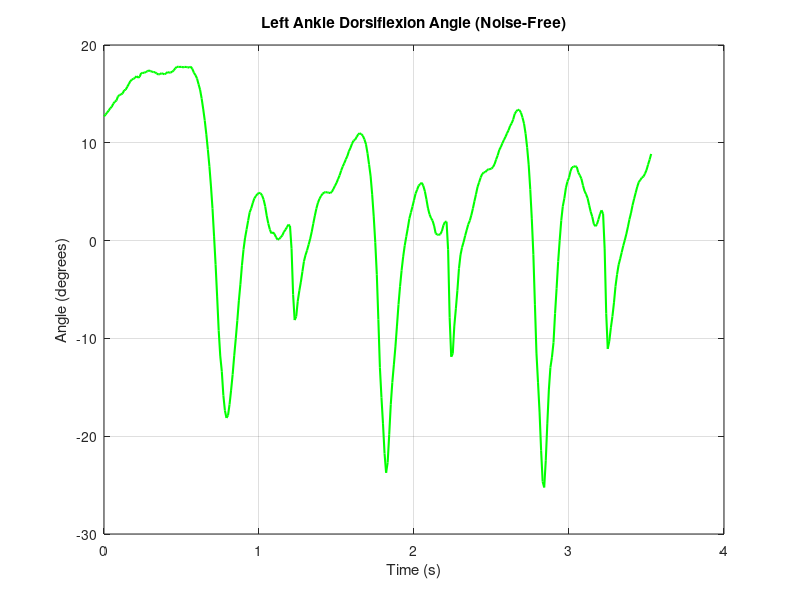
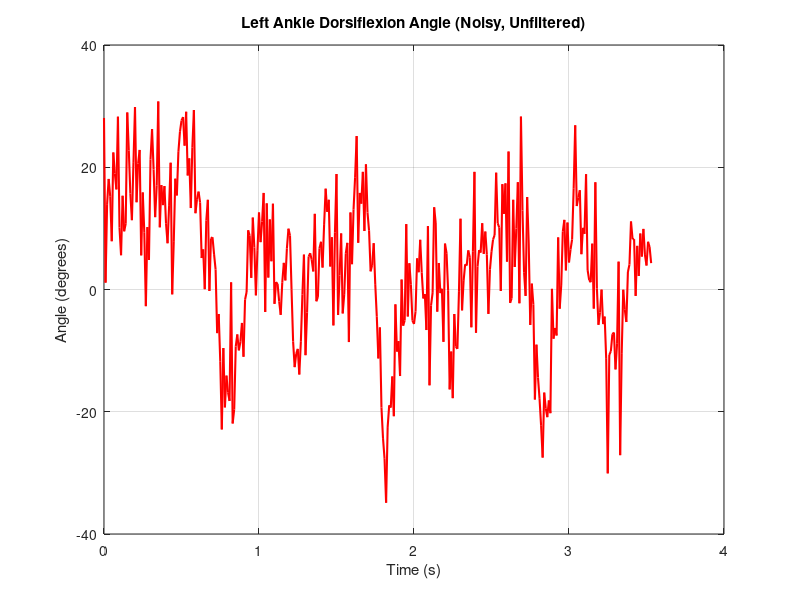

Here is the MATLAB script that generated these plots, in order: (Note: this script raises an error after producing the figures.)
function complete_solution_no_simplifications()
    
    
    clear; close all; clc;
    
   
    load('typical_gait.mat');  
   
    
    n = size(lfoo, 1);    
    dt = mean(diff(time));
    fs = 1/dt;           
    
    %% Compute Noise-Free Left Ankle Dorsiflexion Angle α_LA
    LA_alpha_clean_rad = zeros(n,1);
    for i = 1:n
        %  (28)~(30)
        [x_LT, y_LT, z_LT] = construct_LT_coords(ltio(i,:), lank(i,:), lfeo(i,:));
        %  (34)~(36)
        [x_LP, y_LP, z_LP] = construct_LP_coords(lfoo(i,:), lfop(i,:), lfol(i,:));
        % formulas (13) and (15)
        LA_alpha_clean_rad(i) = compute_alpha_LA_strict(x_LP, y_LP, z_LT);
    end
    LA_alpha_clean_deg = rad2deg(LA_alpha_clean_rad);
    
    figure('Name','Noise-Free LA_\alpha (Degrees)');
    plot(time, LA_alpha_clean_deg, 'g', 'LineWidth', 1.5);
    grid on;
    xlabel('Time (s)');
    ylabel('Angle (degrees)');
    title('Left Ankle Dorsiflexion Angle (Noise-Free)');
    
   % Add Noise and Compute Unfiltered Angle 
    noise_std = 15;  
    ltio_noisy = ltio + noise_std * randn(size(ltio));
    lank_noisy = lank + noise_std * randn(size(lank));
    lfeo_noisy = lfeo + noise_std * randn(size(lfeo));
    lfoo_noisy = lfoo + noise_std * randn(size(lfoo));
    lfop_noisy = lfop + noise_std * randn(size(lfop));
    lfol_noisy = lfol + noise_std * randn(size(lfol));
    
    LA_alpha_noisy_deg = zeros(n,1);
    for i = 1:n
        [x_LT, y_LT, z_LT] = construct_LT_coords(ltio_noisy(i,:), lank_noisy(i,:), lfeo_noisy(i,:));
        [x_LP, y_LP, z_LP] = construct_LP_coords(lfoo_noisy(i,:), lfop_noisy(i,:), lfol_noisy(i,:));
        alpha_rad = compute_alpha_LA_strict(x_LP, y_LP, z_LT);
        LA_alpha_noisy_deg(i) = rad2deg(alpha_rad);
    end
    
    figure('Name','Noisy, Unfiltered LA_\alpha (Degrees)');
    plot(time, LA_alpha_noisy_deg, 'r', 'LineWidth', 1.5);
    grid on;
    xlabel('Time (s)');
    ylabel('Angle (degrees)');
    title('Left Ankle Dorsiflexion Angle (Noisy, Unfiltered)');
    
    %%  Single Filtering: Try Different Cutoff Frequencies and Compute MAE
    fc_values = [0.1, 0.5, 1, 2, 2.5, 3, 3.5, 4, 4.5, 5, 5.5 ,6, 6.5, 10, 15, 20];
    MAE_values = zeros(size(fc_values));
    
    for iCutoff = 1:length(fc_values)
        fc = fc_values(iCutoff);
        
        ltio_filt = zeros(size(ltio_noisy));
        lank_filt = zeros(size(lank_noisy));
        lfeo_filt = zeros(size(lfeo_noisy));
        lfoo_filt = zeros(size(lfoo_noisy));
        lfop_filt = zeros(size(lfop_noisy));
        lfol_filt = zeros(size(lfol_noisy));
        for col = 1:3
            ltio_filt(:,col) = lpfilt(ltio_noisy(:,col), fc, fs);
            lank_filt(:,col) = lpfilt(lank_noisy(:,col), fc, fs);
            lfeo_filt(:,col) = lpfilt(lfeo_noisy(:,col), fc, fs);
            lfoo_filt(:,col) = lpfilt(lfoo_noisy(:,col), fc, fs);
            lfop_filt(:,col) = lpfilt(lfop_noisy(:,col), fc, fs);
            lfol_filt(:,col) = lpfilt(lfol_noisy(:,col), fc, fs);
        end
        
        LA_alpha_filt_deg = zeros(n,1);
        for k = 1:n
            [x_LT, y_LT, z_LT] = construct_LT_coords(ltio_filt(k,:), lank_filt(k,:), lfeo_filt(k,:));
            [x_LP, y_LP, z_LP] = construct_LP_coords(lfoo_filt(k,:), lfop_filt(k,:), lfol_filt(k,:));
            alpha_rad = compute_alpha_LA_strict(x_LP, y_LP, z_LT);
            LA_alpha_filt_deg(k) = rad2deg(alpha_rad);
        end
        
        figure('Name', sprintf('Filtered LA_\\alpha (Degrees) at fc = %.1f Hz', fc));
        plot(time, LA_alpha_filt_deg, 'b', 'LineWidth', 1.5);
        grid on;
        xlabel('Time (s)');
        ylabel('Angle (degrees)');
        title(sprintf('Filtered LA_\\alpha (Degrees) at fc = %.1f Hz', fc));
        
        MAE_values(iCutoff) = mean(abs(LA_alpha_clean_deg - LA_alpha_filt_deg));
        fprintf('fc = %.1f Hz, MAE = %.4f degrees\n', fc, MAE_values(iCutoff));
    end
    
    figure('Name','MAE vs. fc');
    plot(fc_values, MAE_values, 'r-o', 'LineWidth', 1.5, 'MarkerSize', 6);
    grid on;
    xlabel('Cutoff Frequency (Hz)');
    ylabel('Mean Absolute Error (degrees)');
    title('MAE vs. Cutoff Frequency for LA_\alpha');
    
    [bestMAE, bestIdx] = min(MAE_values);
    bestFc = fc_values(bestIdx);
    fprintf('\nBest cutoff frequency: fc = %.1f Hz, MAE = %.4f degrees\n', bestFc, bestMAE);
    
    
    %% Multiple Trials
  
    nTrials = 100;                               
    MAE_trials = zeros(length(fc_values), nTrials);  
    
    for trial = 1:nTrials
        ltio_noisy_trial = ltio + noise_std * randn(size(ltio));
        lank_noisy_trial = lank + noise_std * randn(size(lank));
        lfeo_noisy_trial = lfeo + noise_std * randn(size(lfeo));
        lfoo_noisy_trial = lfoo + noise_std * randn(size(lfoo));
        lfop_noisy_trial = lfop + noise_std * randn(size(lfop));
        lfol_noisy_trial = lfol + noise_std * randn(size(lfol));
        
        for iCutoff = 1:length(fc_values)
            fc = fc_values(iCutoff);
            
            ltio_filt_trial = zeros(size(ltio_noisy_trial));
            lank_filt_trial = zeros(size(lank_noisy_trial));
            lfeo_filt_trial = zeros(size(lfeo_noisy_trial));
            lfoo_filt_trial = zeros(size(lfoo_noisy_trial));
            lfop_filt_trial = zeros(size(lfop_noisy_trial));
            lfol_filt_trial = zeros(size(lfol_noisy_trial));
            for col = 1:3
                ltio_filt_trial(:,col) = lpfilt(ltio_noisy_trial(:,col), fc, fs);
                lank_filt_trial(:,col) = lpfilt(lank_noisy_trial(:,col), fc, fs);
                lfeo_filt_trial(:,col) = lpfilt(lfeo_noisy_trial(:,col), fc, fs);
                lfoo_filt_trial(:,col) = lpfilt(lfoo_noisy_trial(:,col), fc, fs);
                lfop_filt_trial(:,col) = lpfilt(lfop_noisy_trial(:,col), fc, fs);
                lfol_filt_trial(:,col) = lpfilt(lfol_noisy_trial(:,col), fc, fs);
            end
            
            LA_alpha_filt_trial_deg = zeros(n,1);
            for k = 1:n
                [x_LT, y_LT, z_LT] = construct_LT_coords(ltio_filt_trial(k,:), lank_filt_trial(k,:), lfeo_filt_trial(k,:));
                [x_LP, y_LP, z_LP] = construct_LP_coords(lfoo_filt_trial(k,:), lfop_filt_trial(k,:), lfol_filt_trial(k,:));
                alpha_rad = compute_alpha_LA_strict(x_LP, y_LP, z_LT);
                LA_alpha_filt_trial_deg(k) = rad2deg(alpha_rad);
            end
            
            MAE_trials(iCutoff, trial) = mean(abs(LA_alpha_clean_deg - LA_alpha_filt_trial_deg));
        end
    end
    
    avg_MAE = mean(MAE_trials, 2);
    
    fprintf('\n=== Step 5: Average MAE for each cutoff frequency after multiple trials ===\n');
    fprintf('Cutoff Frequency (Hz)    Average MAE (degrees)\n');
    fprintf('-----------------------------------------------\n');
    for iCutoff = 1:length(fc_values)
        fprintf('      %.1f                   %.4f\n', fc_values(iCutoff), avg_MAE(iCutoff));
    end
end


%%  other Function
 %(28)~(30)
function [x_LT, y_LT, z_LT] = construct_LT_coords(c_ltio, c_lank, c_lfeo)
    % (29)
    vec_y = c_lank - c_ltio;
    y_LT = vec_y / norm(vec_y);
    
    % (30) 
    vec_z = c_lfeo - c_ltio;
    z_LT = vec_z / norm(vec_z);
    
    % (28) 
    cross_x = cross(y_LT, z_LT);
    x_LT = cross_x / norm(cross_x);
end

% (34)~(36)
function [x_LP, y_LP, z_LP] = construct_LP_coords(c_lfoo, c_lfop, c_lfol)
    % (34)
    vec_x = c_lfop - c_lfoo;
    x_LP = vec_x / norm(vec_x);
    
    % (35) 
    vec_y = c_lfol - c_lfoo;
    y_LP = vec_y / norm(vec_y);
    
    % (36) 
    cross_z = cross(y_LP, x_LP);
    z_LP = cross_z / norm(cross_z);
end

%% (13) & (15)) ==========
function alpha_LA = compute_alpha_LA_strict(x_LP, y_LP, z_LT)
    % (15) 
    gamma_LA = asin(dot(x_LP, y_LP));
    
    cos_gamma = cos(gamma_LA);
    if abs(cos_gamma) < 1e-8
        cos_gamma = 1e-8;  % Prevent division by zero
    end
    
    % (13) 
    alpha_LA = -asin(dot(x_LP, z_LT) / cos_gamma);
end
